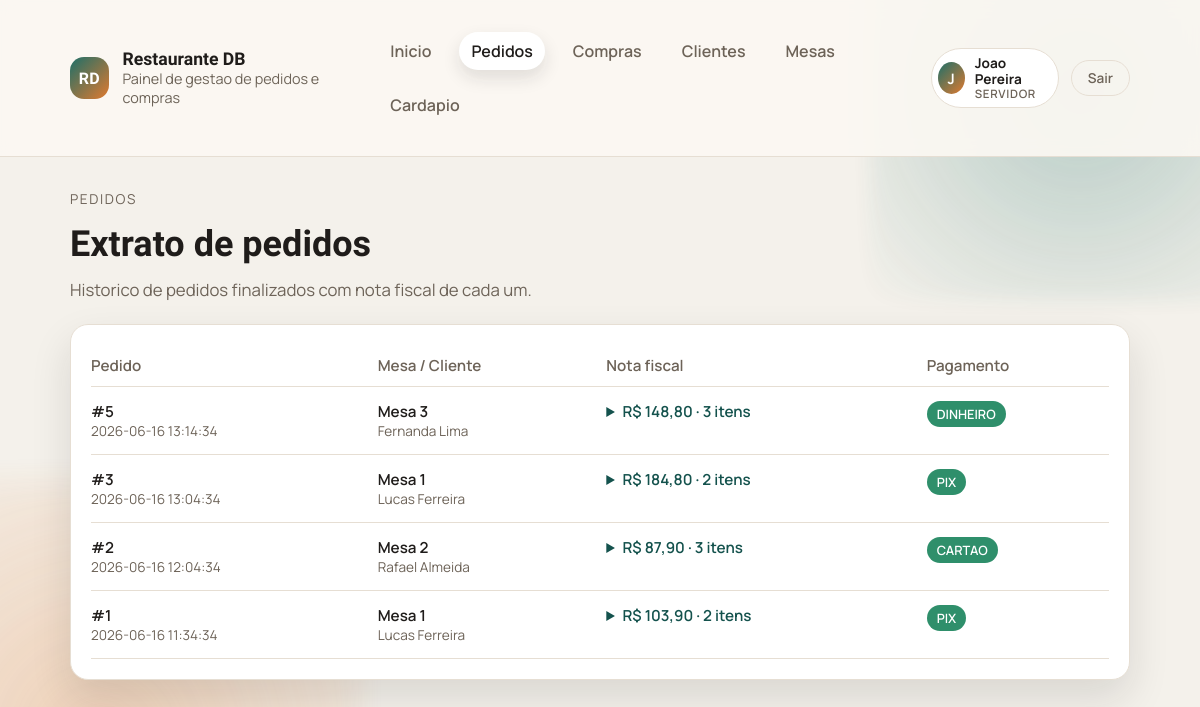
The app's page /pedido (signed in) with its own data.
### tables this page shows
CREATE TABLE pedidos (
    id_pedido INTEGER PRIMARY KEY AUTOINCREMENT,
    id_cliente INTEGER,
    id_mesa INTEGER,
    id_funcionario INTEGER,
    data_pedido TEXT DEFAULT CURRENT_TIMESTAMP,
    status TEXT NOT NULL DEFAULT 'aberto' CHECK (status IN ('aberto','fechado','cancelado')),
    forma_de_pagamento TEXT DEFAULT 'DINHEIRO' CHECK (forma_de_pagamento IN ('DINHEIRO','PIX','CARTAO')),
    FOREIGN KEY (id_cliente) REFERENCES clientes(id_cliente),
    FOREIGN KEY (id_mesa) REFERENCES mesas(id_mesa),
    FOREIGN KEY (id_funcionario) REFERENCES funcionarios(id_funcionario)
);

CREATE TABLE mesas (
    id_mesa INTEGER PRIMARY KEY AUTOINCREMENT,
    numero INTEGER NOT NULL UNIQUE,
    capacidade INTEGER NOT NULL,
    status TEXT NOT NULL DEFAULT 'livre' CHECK (status IN ('livre','ocupada','reservada'))
, id_servidor INTEGER REFERENCES usuarios(id_usuario) ON DELETE SET NULL);

CREATE TABLE clientes (
    id_cliente INTEGER PRIMARY KEY AUTOINCREMENT,
    nome TEXT NOT NULL,
    telefone TEXT,
    email TEXT,
    data_cadastro TEXT DEFAULT CURRENT_TIMESTAMP
, id_mesa INTEGER REFERENCES mesas(id_mesa) ON DELETE SET NULL);

### public/bd/models.php (called while the page is built, shortened)
<?php
$pdo = null;
function db_connect() {
    global $pdo;
    if (!$pdo) {
        $db_path = __DIR__ . '/../../database.sqlite';
        $pdo = get_sqlite_connection($db_path);
    }
    return $pdo;
}
function get_pedidos() {
    $pdo = db_connect();
    $stmt = $pdo->query("SELECT p.*, m.numero as mesa, c.nome as cliente
                         FROM pedidos p
                         LEFT JOIN mesas m ON p.id_mesa = m.id_mesa
                         LEFT JOIN clientes c ON p.id_cliente = c.id_cliente
                         WHERE p.status = 'fechado'
                         ORDER BY p.id_pedido DESC");
    return $stmt->fetchAll();
}
function get_itens_por_pedido() {
    $pdo = db_connect();
    $stmt = $pdo->query("SELECT i.id_pedido, i.quantidade, i.preco_unitario,
                                (i.quantidade * i.preco_unitario) as subtotal,
                                pr.nome as produto
                         FROM itens_pedido i
                         JOIN produtos pr ON pr.id_produto = i.id_produto
                         ORDER BY i.id_pedido, i.id_item");
    $por_pedido = [];
    foreach ($stmt->fetchAll() as $item) {
        $por_pedido[$item['id_pedido']][] = $item;
    }
    return $por_pedido;
}

### public/templates/pedido.php (the view, shortened to what this page needs)
<?php
require_once __DIR__ . '/../bd/models.php';
$pedidos        = get_pedidos();
$itens_por_pedido = get_itens_por_pedido();
?><!doctype html>
<html lang="pt-BR">
<head>
    <link rel="stylesheet" href="/style.css">
</head>
<body>
    <?php $active = '/pedido'; require __DIR__ . '/partials/topbar.php'; ?>
    <main class="container">
        <section class="page-header">
            <div>
                <p class="eyebrow">Pedidos</p>
                <h1>Extrato de pedidos</h1>
                <p class="lead">Historico de pedidos finalizados com nota fiscal de cada um.</p>
            </div>
        </section>
        <div class="table-card">
            <table>
                <thead>
                    <tr>
                        <th>Pedido</th>
                        <th>Mesa / Cliente</th>
                        <th>Nota fiscal</th>
                        <th>Pagamento</th>
                    </tr>
                </thead>
                <tbody>
                    <?php foreach ($pedidos as $p): ?>
                    <tr>
                        <td>
                            <div class="cell-title">#<?= htmlspecialchars((string)$p['id_pedido']) ?></div>
                            <div class="cell-sub"><?= htmlspecialchars((string)$p['data_pedido']) ?></div>
                        </td>
                        <td>
                            <div class="cell-title"><?= $p['mesa'] ? 'Mesa ' . htmlspecialchars((string)$p['mesa']) : 'S/mesa' ?></div>
                            <?php if ($p['cliente']): ?><div class="cell-sub"><?= htmlspecialchars((string)$p['cliente']) ?></div><?php endif; ?>
                        </td>
                        <td>
                            <?php $itens = $itens_por_pedido[$p['id_pedido']] ?? []; ?>
                            <?php if (empty($itens)): ?>
                            <span class="cell-sub">Sem itens</span>
                            <?php else: ?>
                            <?php $total = array_sum(array_column($itens, 'subtotal')); ?>
                            <details class="nota-fiscal">
                                <summary>R$ <?= number_format((float)$total, 2, ',', '.') ?> &middot; <?= count($itens) ?> <?= count($itens) === 1 ? 'item' : 'itens' ?></summary>
                            </details>
                            <?php endif; ?>
                        </td>
                        <td>
                            <span class="badge badge--success"><?= htmlspecialchars((string)$p['forma_de_pagamento']) ?></span>
                        </td>
                    </tr>
                    <?php endforeach; ?>
                </tbody>
            </table>
        </div>
    </main>
</body>
</html>

### public/style.css (style rules this page uses)
:root { --bg: #f4f1eb; --bg-alt: #fbf8f2; --ink: #1f1c1a; --muted: #6d6358; --brand: #1d6f69; --brand-dark: #14524d; --accent: #e07a2f; --card: #ffffff; --border: #e6ded3; --shadow: 0 18px 40px rgba(26, 24, 22, 0.12); --radius: 18px; --radius-sm: 12px; --max: 1100px; }
* { box-sizing: border-box; }
body { margin: 0; font-family: "Manrope", "Segoe UI", sans-serif; background: var(--bg); color: var(--ink); min-height: 100vh; position: relative; }
body::before, body::after { content: ""; position: fixed; inset: auto; z-index: -1; pointer-events: none; opacity: 0.8; }
body::before { width: 420px; height: 420px; top: -120px; right: -90px; background: radial-gradient(circle, rgba(29, 111, 105, 0.35), rgba(29, 111, 105, 0)); filter: blur(10px); }
body::after { width: 520px; height: 520px; bottom: -200px; left: -160px; background: radial-gradient(circle, rgba(224, 122, 47, 0.35), rgba(224, 122, 47, 0)); filter: blur(14px); }
p { line-height: 1.6; margin: 0; }
.container { max-width: var(--max); margin: 0 auto; padding: 32px 20px; }
.eyebrow { font-size: 0.85rem; text-transform: uppercase; letter-spacing: 0.12em; color: var(--muted); margin-bottom: 12px; }
h1, h2, h3 { font-family: "Unbounded", sans-serif; margin: 0 0 12px; }
h1 { font-size: clamp(2rem, 3vw, 2.7rem); }
.lead { font-size: 1.05rem; color: var(--muted); margin-bottom: 20px; }
.page-header { display: flex; align-items: flex-start; justify-content: space-between; gap: 20px; flex-wrap: wrap; }
.table-card, .form-card { background: var(--card); border: 1px solid var(--border); border-radius: var(--radius); padding: 20px; box-shadow: var(--shadow); }
table { width: 100%; border-collapse: collapse; font-size: 0.95rem; }
thead th { text-align: left; color: var(--muted); font-weight: 600; padding: 10px 0; border-bottom: 1px solid var(--border); }
tbody td { padding: 14px 0; border-bottom: 1px solid var(--border); vertical-align: top; }
.cell-title { font-weight: 600; }
.cell-sub { color: var(--muted); font-size: 0.85rem; }
.badge { display: inline-flex; align-items: center; padding: 4px 10px; border-radius: 999px; font-size: 0.8rem; font-weight: 600; color: #fff; }
.badge--success { background: #2f8f6b; }
.nota-fiscal summary { cursor: pointer; font-weight: 600; color: var(--brand-dark); white-space: nowrap; }
.hero > *, .card, .table-card, .form-card { animation: rise 0.6s ease both; }

### records on screen
pedidos: id_pedido "5", data_pedido "2026-06-16 13:14:34", id_mesa.numero "3", id_cliente.nome "Fernanda Lima", id_pedido "148,80", id_pedido "3", shows "itens", forma_de_pagamento "DINHEIRO"
pedidos: id_pedido "3", data_pedido "2026-06-16 13:04:34", id_mesa.numero "1", id_cliente.nome "Lucas Ferreira", id_pedido "184,80", id_pedido "2", shows "itens", forma_de_pagamento "PIX"
pedidos: id_pedido "2", data_pedido "2026-06-16 12:04:34", id_mesa.numero "2", id_cliente.nome "Rafael Almeida", id_pedido "87,90", id_pedido "3", shows "itens", forma_de_pagamento "CARTAO"
pedidos: id_pedido "1", data_pedido "2026-06-16 11:34:34", id_mesa.numero "1", id_cliente.nome "Lucas Ferreira", id_pedido "103,90", id_pedido "2", shows "itens", forma_de_pagamento "PIX"

### other values on screen
$label "Inicio"
$label "Pedidos"
$label "Compras"
$label "Clientes"
$label "Mesas"
$label "Cardapio"
substr((string)$user['nome'], 0, 1) "J"
$user['nome'] "Joao Pereira"
